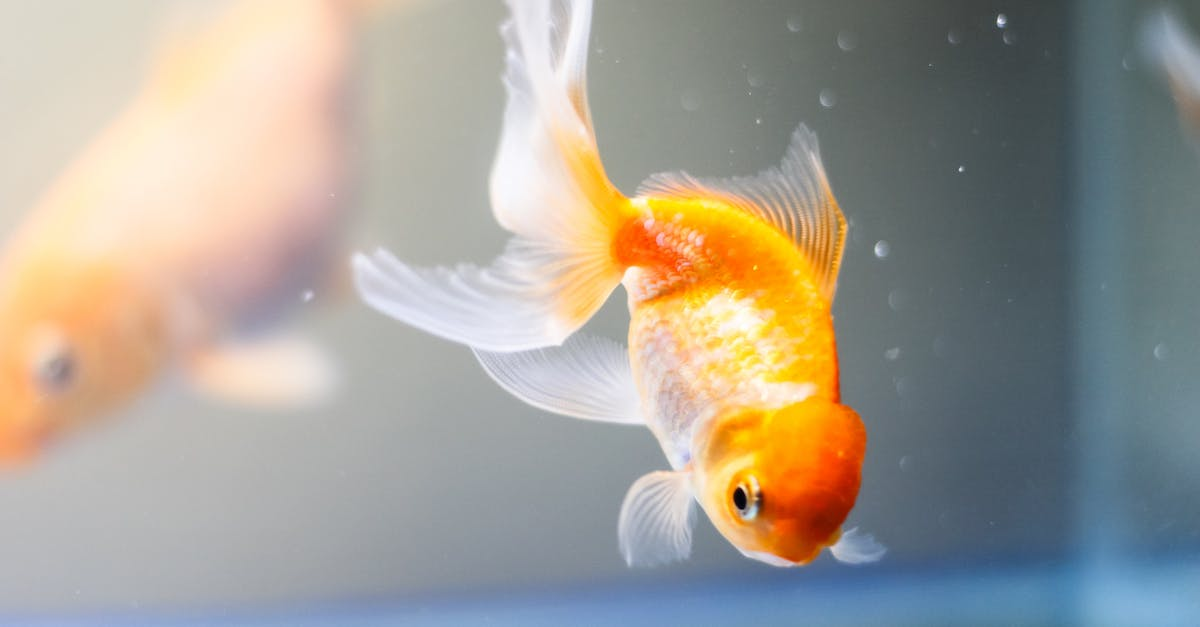
#> input picture Practica 3 - Espacios de color y segmentacion de color/Imagenes/Pez Dorado3.jpg, 1200 x 627 px, found by its file name
$ python Ejercicio2.py
#> lines starting #> are read from the running program, lines starting #| are printed output that depends on the picture
import cv2
import numpy as np
import matplotlib.pyplot as plt

img_rgb = cv2.imread("C:/Users/HUAWEI/Desktop/L TRATAMIENTO/Manual/Practica 3 - Espacios de color y segmentacion de color/Imagenes/Pez Dorado3.jpg", cv2.IMREAD_COLOR)
#> img_rgb is the input picture: shape (627, 1200, 3); mean B, G, R 148.9, 158.6, 163.7

img_hsv = cv2.cvtColor(img_rgb, cv2.COLOR_BGR2HSV)
#> img_hsv: shape (627, 1200, 3); mean H, S, V 65.1, 55.8, 177.5

h, s, v = cv2.split(img_hsv)
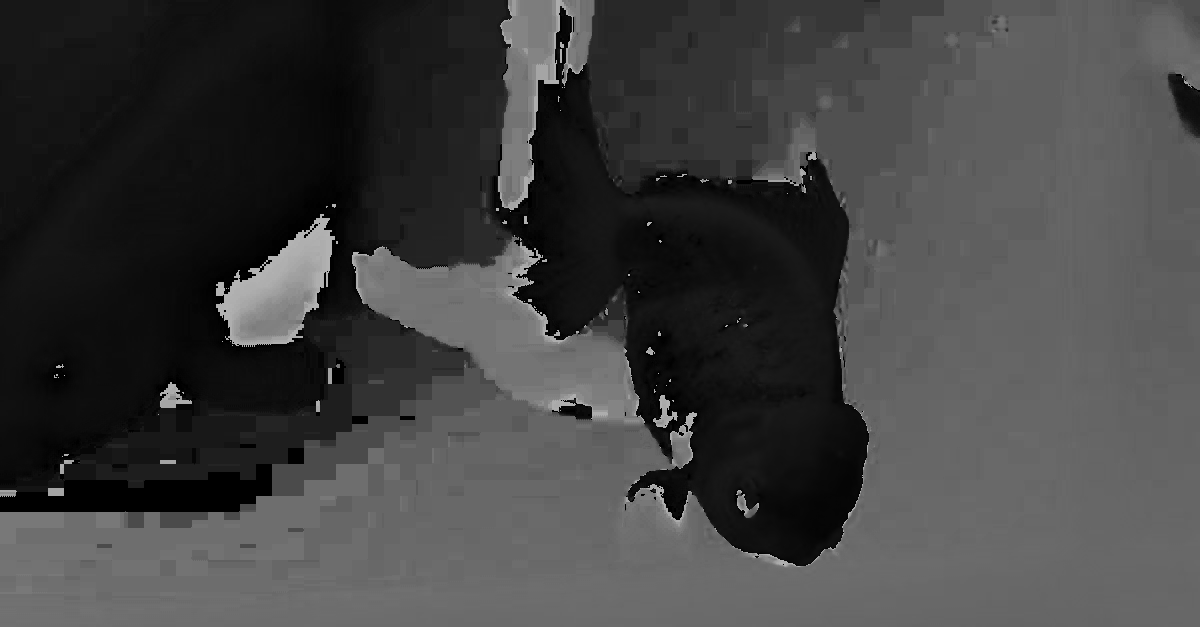
#> h: shape (627, 1200); min 0, max 179, mean 65.1
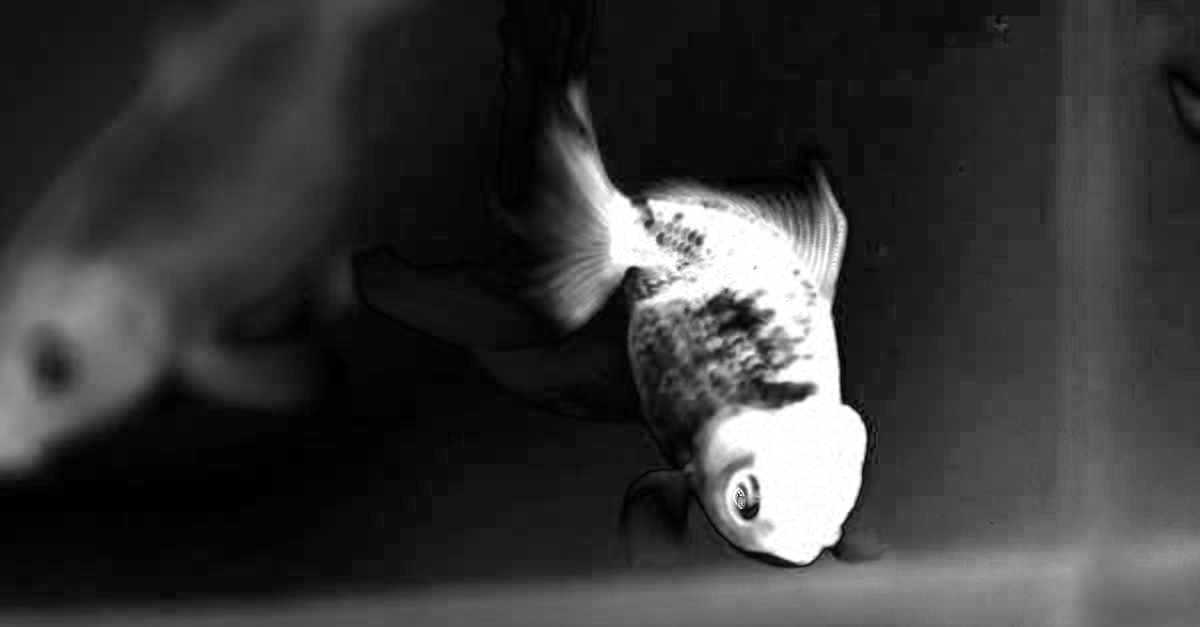
#> s: shape (627, 1200); min 0, max 255, mean 55.8
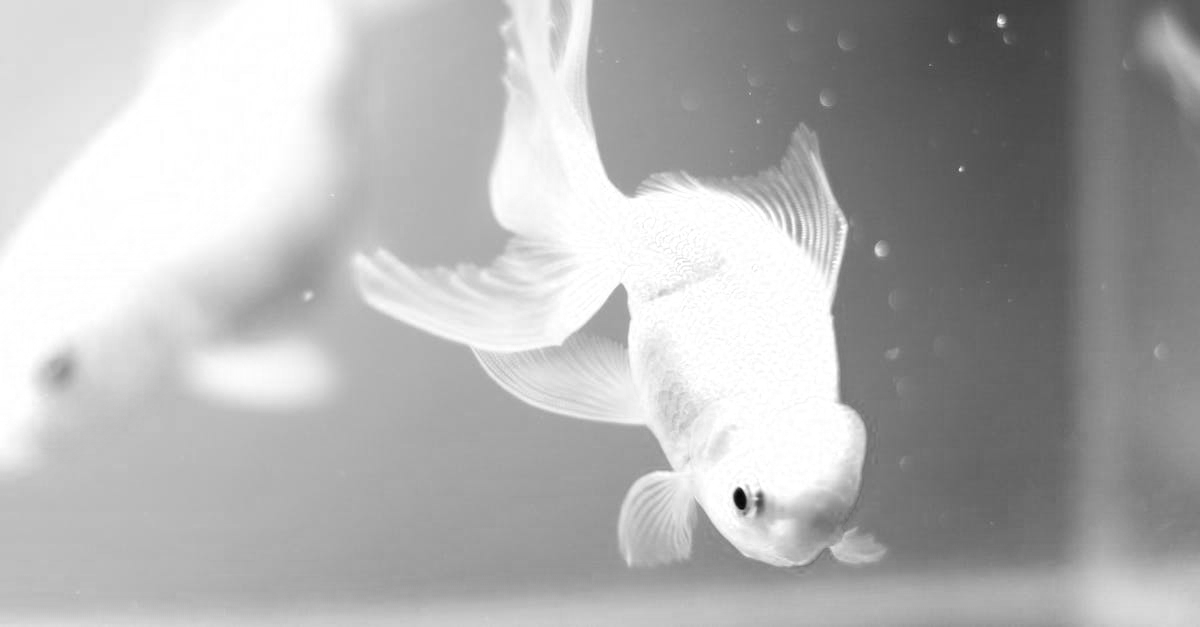
#> v: shape (627, 1200); min 4, max 255, mean 177.5

h = cv2.add(v, 30)
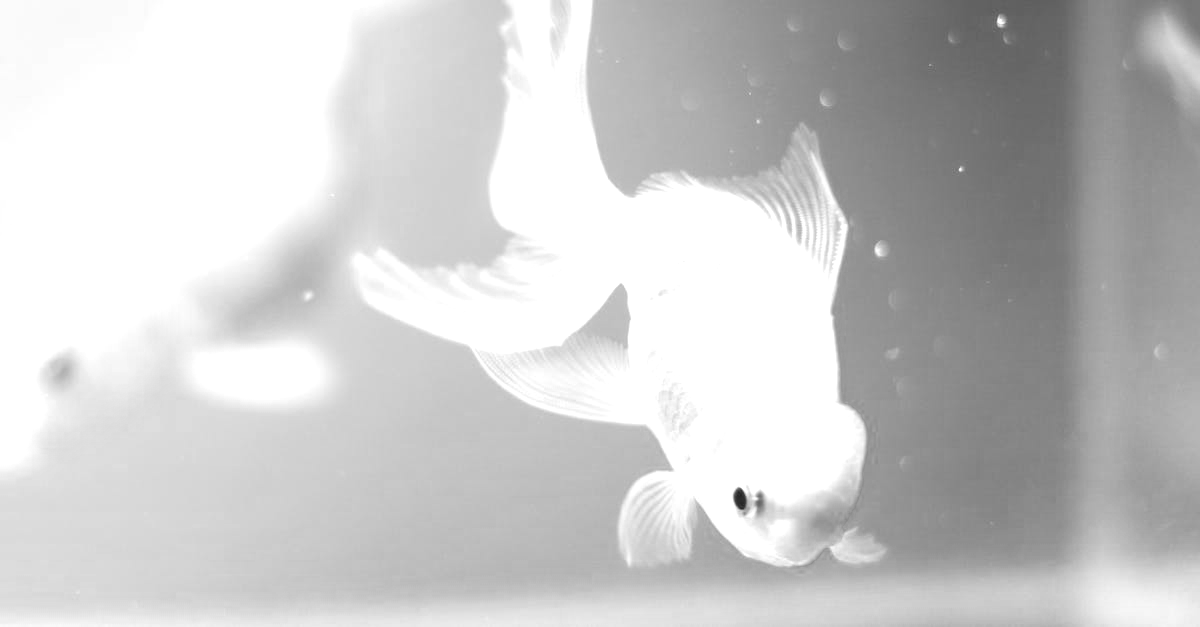
#> h: shape (627, 1200); min 34, max 255, mean 201.9

img_hsv = cv2.merge([h, s, v])
#> img_hsv: shape (627, 1200, 3); mean H, S, V 201.9, 55.8, 177.5
img_new = cv2.cvtColor(img_hsv, cv2.COLOR_BGR2RGB)
#> img_new: shape (627, 1200, 3); mean H, S, V 177.5, 55.8, 201.9

mostrar = True
while mostrar:
    plt.figure(figsize=(1, 4))
    cv2.imshow("Imagen Original", img_rgb)
    cv2.imshow("Imagen Modificada", img_new)
    k = cv2.waitKey(1)
#> (key q is pressed here)
    if k == ord('q'):
        mostrar = False

cv2.destroyAllWindows()

$ run again, with Practica 3 - Espacios de color y segmentacion de color/Imagenes/Pez Dorado1.jpg copied over Practica 3 - Espacios de color y segmentacion de color/Imagenes/Pez Dorado3.jpg
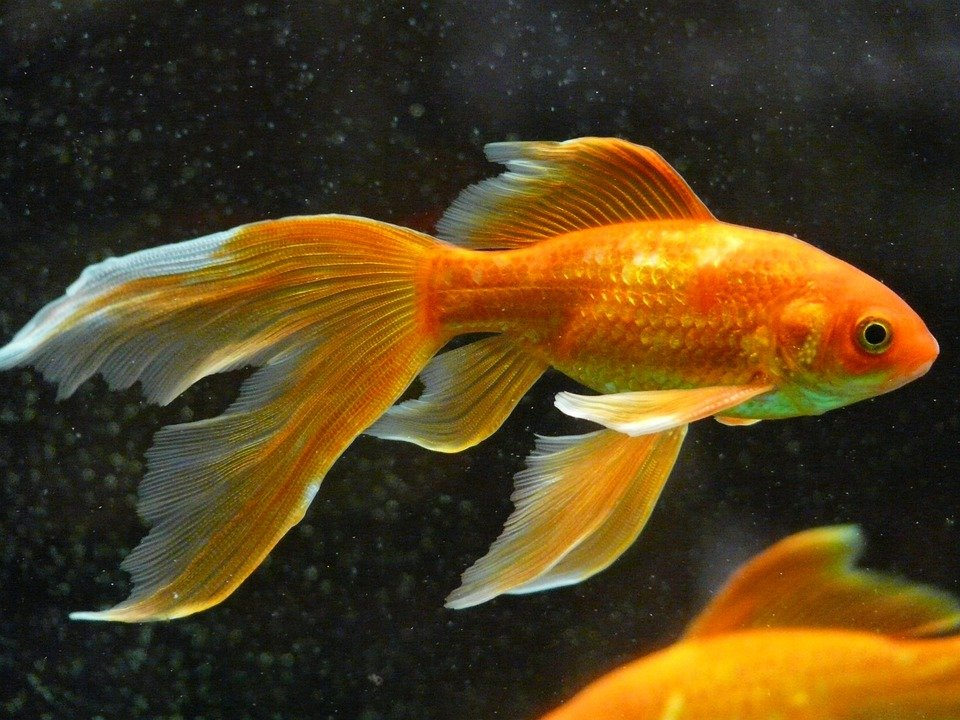
#> input picture Practica 3 - Espacios de color y segmentacion de color/Imagenes/Pez Dorado1.jpg, 960 x 720 px, found by its file name
#> img_rgb is the input picture: shape (720, 960, 3); mean B, G, R 29.2, 64.3, 84.3
#> `h, s, v = cv2.split(img_hsv)`:
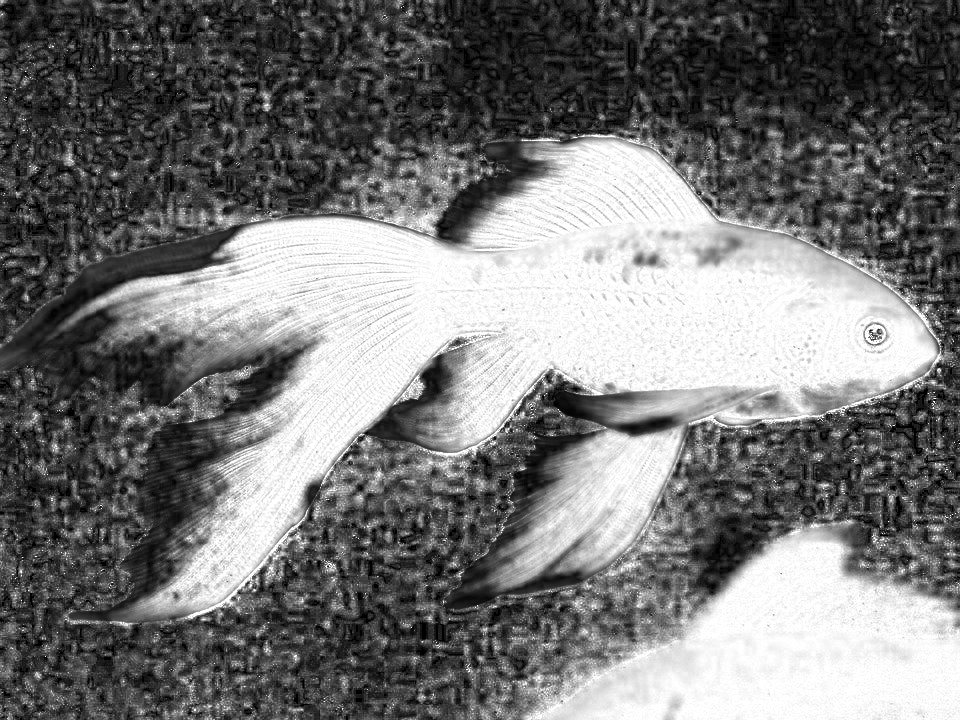
#> s: shape (720, 960); min 0, max 255, mean 118.4
#> `h = cv2.add(v, 30)`:
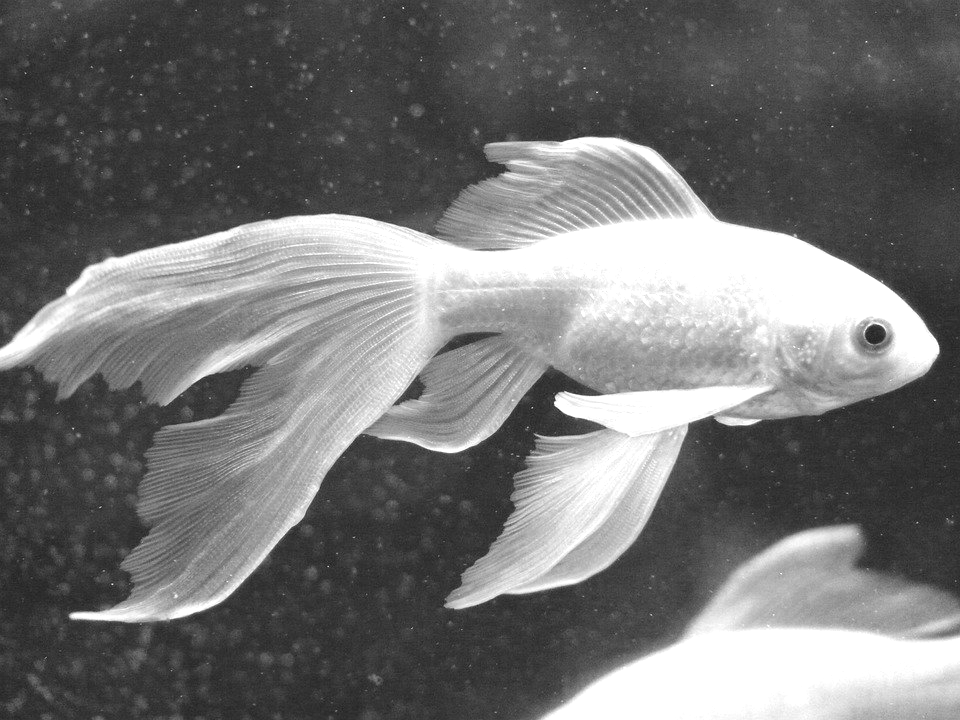
#> h: shape (720, 960); min 30, max 255, mean 114.8
#> img_new: shape (720, 960, 3); mean H, S, V 86.6, 118.4, 114.8

$ run again, with Practica 3 - Espacios de color y segmentacion de color/Imagenes/Pez Dorado2.jpg copied over Practica 3 - Espacios de color y segmentacion de color/Imagenes/Pez Dorado3.jpg
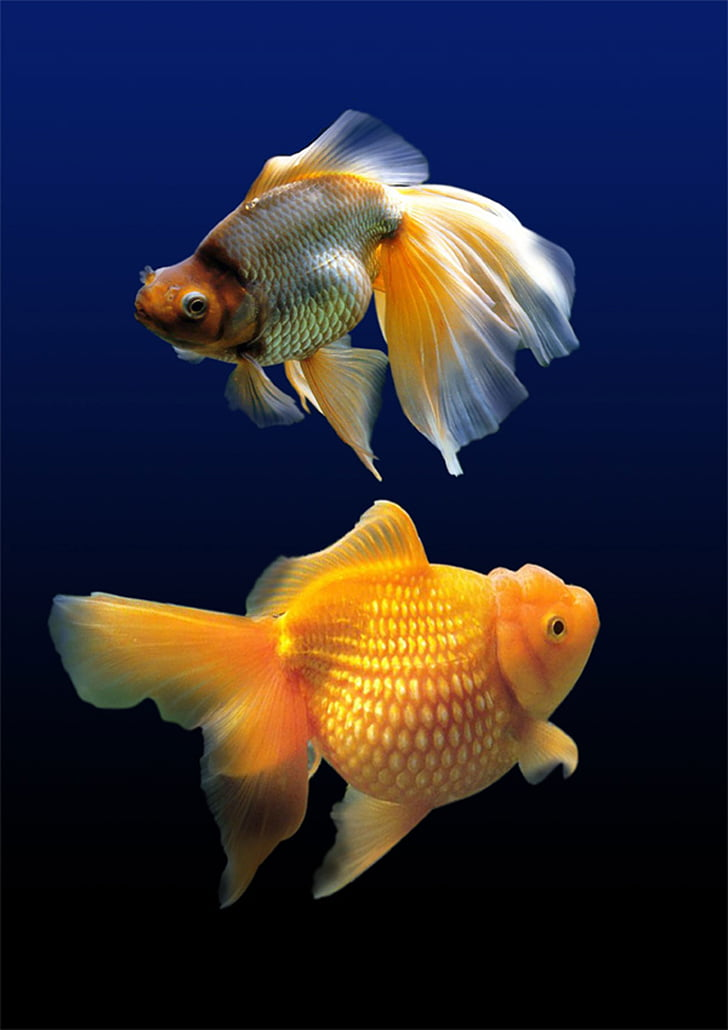
#> input picture Practica 3 - Espacios de color y segmentacion de color/Imagenes/Pez Dorado2.jpg, 728 x 1030 px, found by its file name
#> img_rgb is the input picture: shape (1030, 728, 3); mean B, G, R 53.7, 43, 45.7
#> `h, s, v = cv2.split(img_hsv)`:
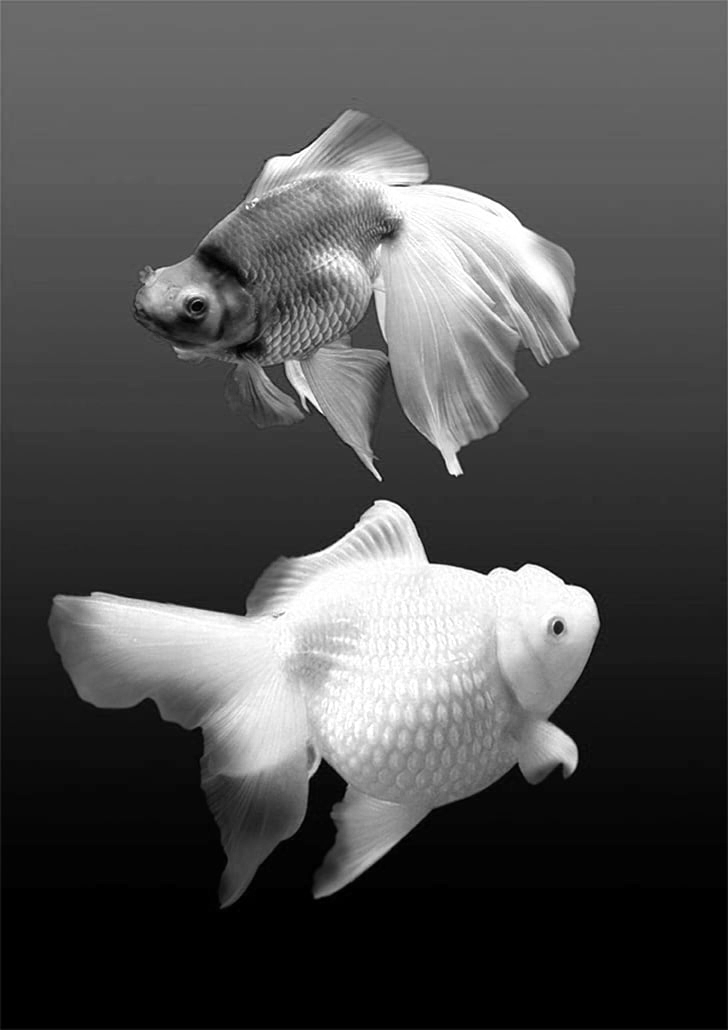
#> v: shape (1030, 728); min 0, max 255, mean 79.6
#> `h = cv2.add(v, 30)`:
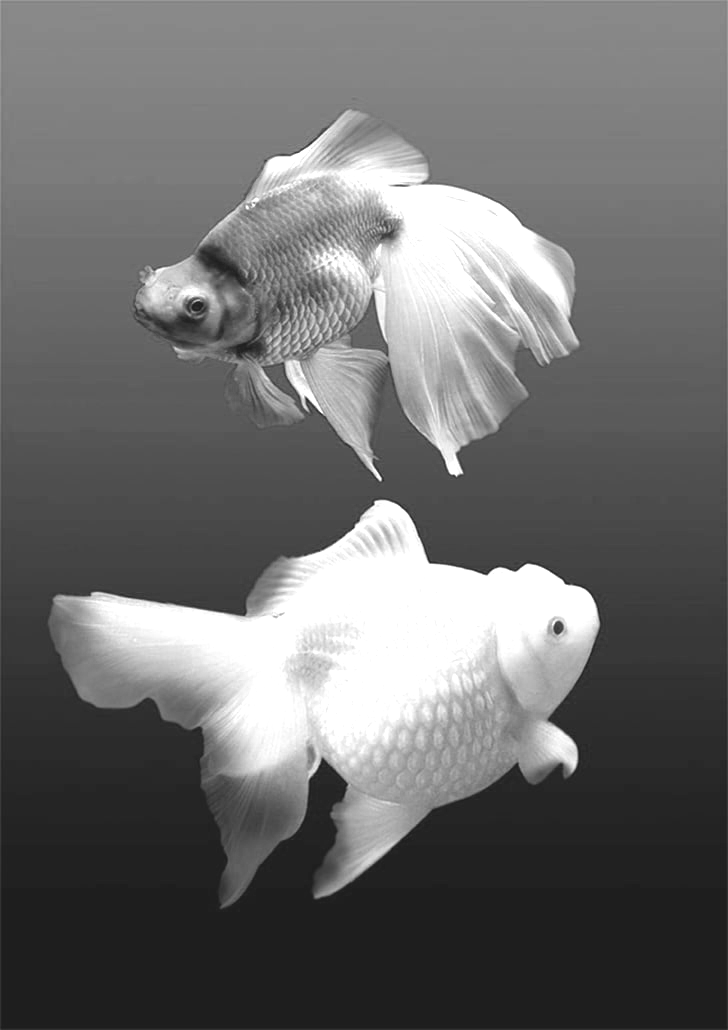
#> h: shape (1030, 728); min 30, max 255, mean 108.3
#> img_new: shape (1030, 728, 3); mean H, S, V 79.6, 178, 108.3

$ run again, with Practica 3 - Espacios de color y segmentacion de color/Imagenes/Pez Dorado4.jpg copied over Practica 3 - Espacios de color y segmentacion de color/Imagenes/Pez Dorado3.jpg
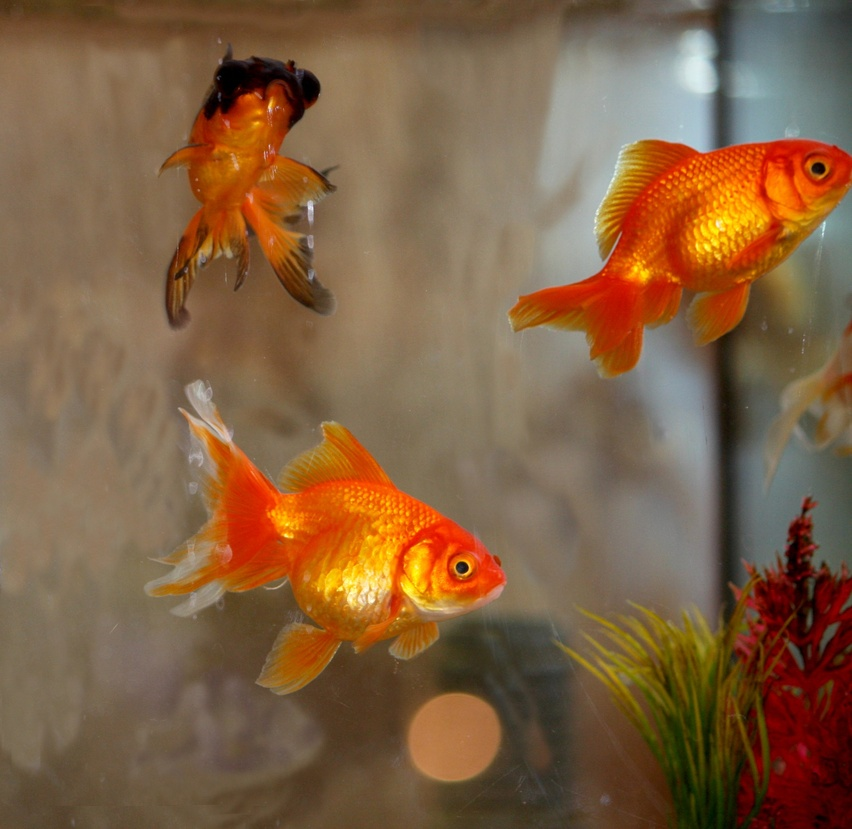
#> input picture Practica 3 - Espacios de color y segmentacion de color/Imagenes/Pez Dorado4.jpg, 852 x 829 px, shrunk from 1920 x 1868 before the run, found by its file name
#> img_rgb is the input picture: shape (829, 852, 3); mean B, G, R 66.8, 96.4, 128.3
#> `h, s, v = cv2.split(img_hsv)`:
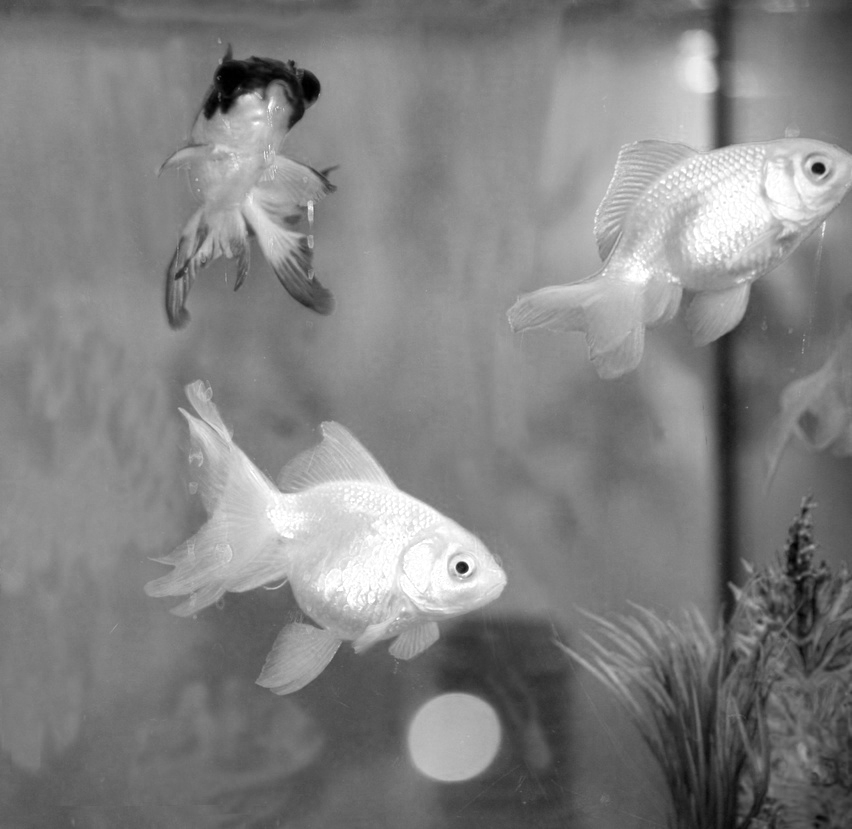
#> v: shape (829, 852); min 0, max 255, mean 129.5
#> `h = cv2.add(v, 30)`:
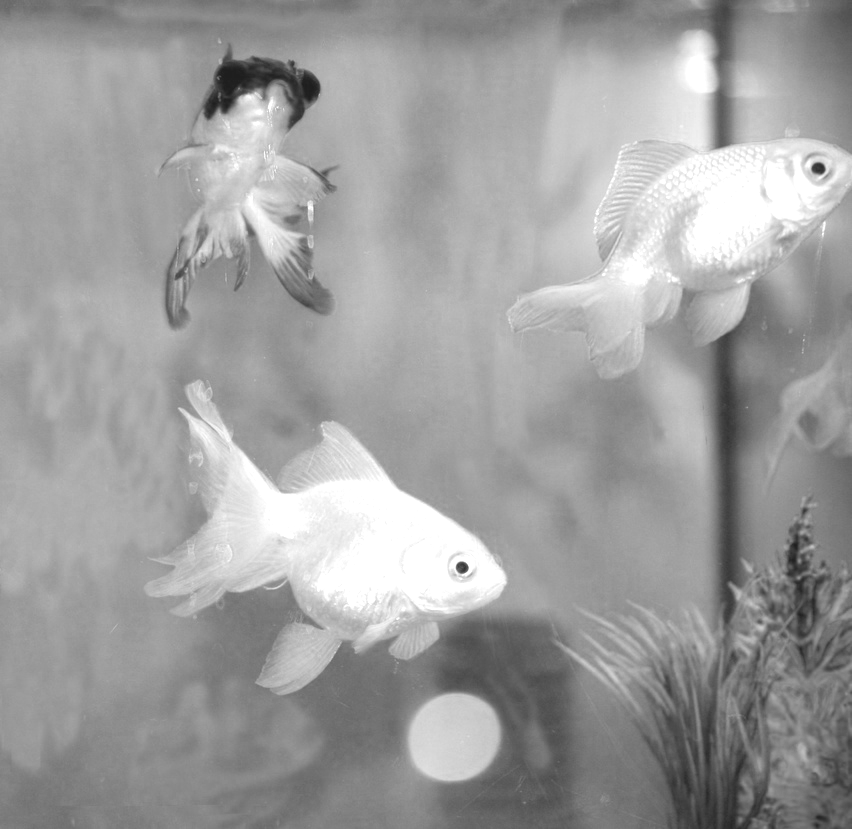
#> h: shape (829, 852); min 30, max 255, mean 158.9
#> img_new: shape (829, 852, 3); mean H, S, V 129.5, 121.3, 158.9
